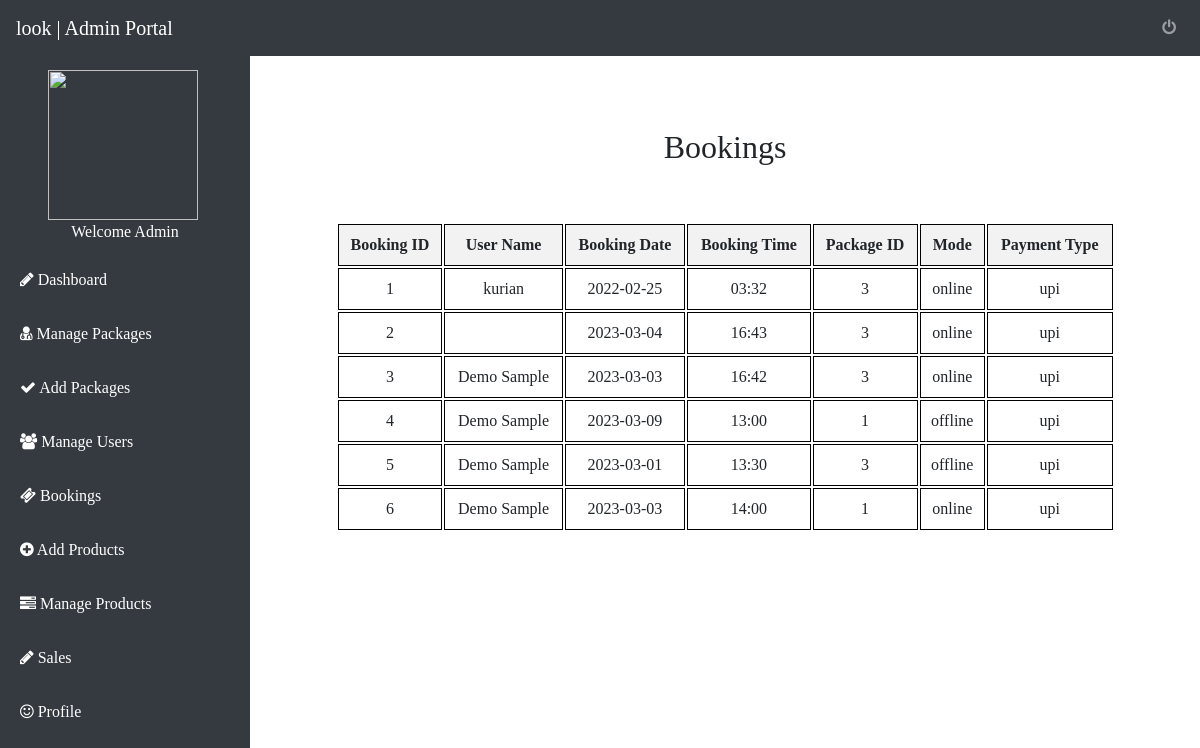
/view_appointments.php (signed in), run on the app's committed database.
### tables this page shows
CREATE TABLE `appointments` (
  `id` int(7) NOT NULL,
  `pid` int(7) NOT NULL,
  `patient_name` varchar(255) NOT NULL,
  `appointment_date` varchar(255) NOT NULL,
  `appointment_time` varchar(255) NOT NULL,
  `doc_id` int(255) NOT NULL,
  `mode` varchar(7) NOT NULL,
  `payment` varchar(25) NOT NULL,
  `remark` varchar(25) DEFAULT 'approved'
);

### view_appointments.php (the view, shortened to what this page needs)
<!DOCTYPE html>
<html>
<?php
include'conn.php';
?>
<head>
    <link rel="stylesheet" href="https://cdn.jsdelivr.net/npm/bootstrap@4.6.2/dist/css/bootstrap.min.css">
    <link rel="stylesheet" type="text/css" href="style.css">
    <link href="home.css" rel="stylesheet">
    <link rel="stylesheet" href="https://cdnjs.cloudflare.com/ajax/libs/font-awesome/4.7.0/css/font-awesome.min.css">
</head>
<body>
<?php
include'admin_sidebar.php';
?>
      <div class="main-content">
          <div class="py-5">
              <h2 class="text-center">Bookings</h2>
          </div>
          <div class="row">
<?php
$sql = "SELECT * FROM appointments ORDER BY id ASC";
$result = mysqli_query($conn, $sql);
if (mysqli_num_rows($result) > 0) {
    echo "<table>
          <tr>
            <th>Booking ID</th>
            <th>User Name</th>
            <th>Booking Date</th>
            <th>Booking Time</th>
            <th>Package ID</th>
            <th>Mode</th>
            <th>Payment Type</th>
          </tr>";
    while($row = mysqli_fetch_assoc($result)) {
        echo "<tr>
              <td>".htmlspecialchars($row["id"])."</td>
              <td>".htmlspecialchars($row["patient_name"])."</td>
              <td>".htmlspecialchars($row["appointment_date"])."</td>
              <td>".htmlspecialchars($row["appointment_time"])."</td>
              <td>".htmlspecialchars($row["doc_id"])."</td>
              <td>".htmlspecialchars($row["mode"])."</td>
              <td>".htmlspecialchars($row["payment"])."</td>
            </tr>";
    }
    echo "</table>";
} else {
    echo "No Result Found.";
}
?>
          </div>
      </div>
  </body>
  </html>

### style.css (style rules this page uses)
* { margin: 0; padding: 0; box-sizing: border-box; font-family: 'Playfair Display', serif; outline: none; }

### home.css (style rules this page uses)
body { min-width: 100%; }

### admin_sidebar.php (style rules this page uses)
body { font-family: Arial, sans-serif; margin: 0; padding: 0; }
.main-content { margin-left: 250px; padding: 80px; }
table { width: 95%; border-collapse: separate; margin: 0 auto; }
th, td { border: 1px solid black; padding: 8px; text-align: center; }
th { background-color: #f2f2f2; }

### data on the page
appointments: id "1", patient_name "kurian", appointment_date "2022-02-25", appointment_time "03:32", doc "3", mode "online", payment "upi"
appointments: id "2", appointment_date "2023-03-04", appointment_time "16:43", doc "3", mode "online", payment "upi"
appointments: id "3", patient_name "Demo Sample", appointment_date "2023-03-03", appointment_time "16:42", doc "3", mode "online", payment "upi"
appointments: id "4", patient_name "Demo Sample", appointment_date "2023-03-09", appointment_time "13:00", doc "1", mode "offline", payment "upi"
appointments: id "5", patient_name "Demo Sample", appointment_date "2023-03-01", appointment_time "13:30", doc "3", mode "offline", payment "upi"
appointments: id "6", patient_name "Demo Sample", appointment_date "2023-03-03", appointment_time "14:00", doc "1", mode "online", payment "upi"
